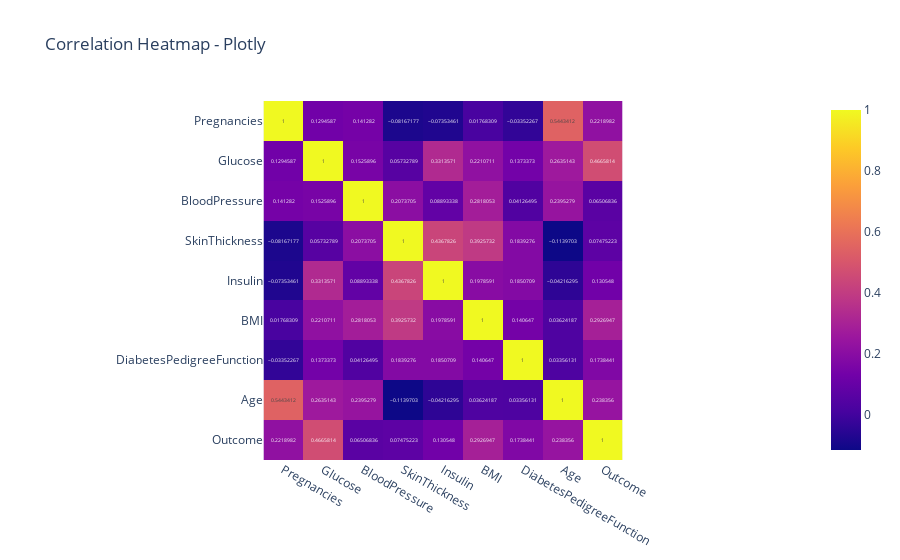

The code cell stored with this chart in its notebook:
### Code cell
fig = px.imshow(corr, text_auto=True, title="Correlation Heatmap - Plotly")
fig.show()  # Display the output near the code
fig.write_image("output_charts/correlation_heatmap_plotly.png")

### Figure 1 — Plotly figure (JSON) as saved in the notebook; plotly's stock layout.template omitted (floating-point values rounded to 4 significant figures)
{"data": [{"coloraxis": "coloraxis", "hovertemplate": "x: %{x}<br>y: %{y}<br>color: %{z}<extra></extra>", "name": "0", "texttemplate": "%{z}", "type": "heatmap", "x": ["Pregnancies", "Glucose", "BloodPressure", "SkinThickness", "Insulin", "BMI", "DiabetesPedigreeFunction", "Age", "Outcome"], "xaxis": "x", "y": ["Pregnancies", "Glucose", "BloodPressure", "SkinThickness", "Insulin", "BMI", "DiabetesPedigreeFunction", "Age", "Outcome"], "yaxis": "y", "z": [[1, 0.1295, 0.1413, -0.08167, -0.07353, 0.01768, -0.03352, 0.5443, 0.2219], [0.1295, 1, 0.1526, 0.05733, 0.3314, 0.2211, 0.1373, 0.2635, 0.4666], [0.1413, 0.1526, 1, 0.2074, 0.08893, 0.2818, 0.04126, 0.2395, 0.06507], [-0.08167, 0.05733, 0.2074, 1, 0.4368, 0.3926, 0.1839, -0.114, 0.07475], [-0.07353, 0.3314, 0.08893, 0.4368, 1, 0.1979, 0.1851, -0.04216, 0.1305], [0.01768, 0.2211, 0.2818, 0.3926, 0.1979, 1, 0.1406, 0.03624, 0.2927], [-0.03352, 0.1373, 0.04126, 0.1839, 0.1851, 0.1406, 1, 0.03356, 0.1738], [0.5443, 0.2635, 0.2395, -0.114, -0.04216, 0.03624, 0.03356, 1, 0.2384], [0.2219, 0.4666, 0.06507, 0.07475, 0.1305, 0.2927, 0.1738, 0.2384, 1]]}], "layout": {"coloraxis": {"colorscale": [[0, "#0d0887"], [0.1111, "#46039f"], [0.2222, "#7201a8"], [0.3333, "#9c179e"], [0.4444, "#bd3786"], [0.5556, "#d8576b"], [0.6667, "#ed7953"], [0.7778, "#fb9f3a"], [0.8889, "#fdca26"], [1, "#f0f921"]]}, "title": {"text": "Correlation Heatmap - Plotly"}, "xaxis": {"anchor": "y", "constrain": "domain", "domain": [0, 1], "scaleanchor": "y"}, "yaxis": {"anchor": "x", "autorange": "reversed", "constrain": "domain", "domain": [0, 1]}}}
